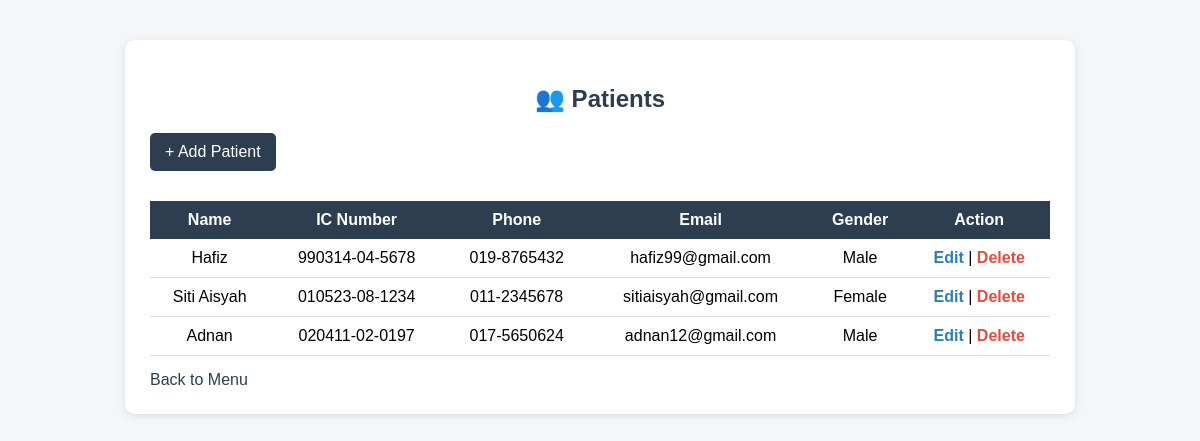
The app's page /patient/view_patients.php with its own data.
### tables this page shows
CREATE TABLE patient (
    patient_id INT AUTO_INCREMENT PRIMARY KEY,
    name VARCHAR(100) NOT NULL,
    ic_number VARCHAR(20) NOT NULL UNIQUE,
    phone VARCHAR(20),
    email VARCHAR(100),
    gender ENUM('Male', 'Female', 'Other'),
    address TEXT,
    created_at TIMESTAMP DEFAULT CURRENT_TIMESTAMP
);

### patient/view_patients.php (the view, shortened to what this page needs)
<?php
include '../config/database.php';
$result = mysqli_query($conn, "SELECT * FROM patient ORDER BY patient_id DESC");
?>
<!DOCTYPE html>
<html>
<head>
</head>
<body>
<div class="container">
    <h2>👥 Patients</h2>
    <div class="top">
        <a class="button" href="add_patient.php">+ Add Patient</a>
    </div>
    <table>
        <tr>
            <th>Name</th>
            <th>IC Number</th>
            <th>Phone</th>
            <th>Email</th>
            <th>Gender</th>
            <th>Action</th>
        </tr>
        <?php while ($row = mysqli_fetch_assoc($result)) { ?>
        <tr>
            <td><?php echo $row['name']; ?></td>
            <td><?php echo $row['ic_number']; ?></td>
            <td><?php echo $row['phone']; ?></td>
            <td><?php echo $row['email']; ?></td>
            <td><?php echo $row['gender']; ?></td>
            <td>
                <a class="edit" href="edit_patient.php?id=<?php echo $row['patient_id']; ?>">Edit</a> |
                <a class="delete"
                   onclick="return confirm('Delete this patient?');"
                   href="delete_patient.php?id=<?php echo $row['patient_id']; ?>">
                   Delete
                </a>
            </td>
        </tr>
        <?php } ?>
    </table>
    <a class="back" href="../index.php">Back to Menu</a>
</div>
</body>
</html>

### patient/view_patients.php (style rules this page uses)
body { font-family: Arial; background: #f4f6f9; margin: 0; }
.container { width: 90%; max-width: 900px; margin: 40px auto; background: white; padding: 25px; border-radius: 10px; box-shadow: 0 2px 10px rgba(0,0,0,0.1); }
h2 { text-align: center; color: #2c3e50; }
a.button { display: inline-block; padding: 10px 15px; background: #2c3e50; color: white; text-decoration: none; border-radius: 5px; margin-bottom: 15px; }
table { width: 100%; border-collapse: collapse; }
th { background: #2c3e50; color: white; padding: 10px; }
td { padding: 10px; text-align: center; border-bottom: 1px solid #ddd; }
.edit { color: #2980b9; font-weight: bold; text-decoration: none; }
.delete { color: #e74c3c; font-weight: bold; text-decoration: none; }
.top { display: flex; justify-content: space-between; margin-bottom: 15px; }
.back { display: inline-block; margin-top: 15px; text-decoration: none; color: #2c3e50; }

### records on screen
patient: name "Hafiz", ic_number "990314-04-5678", phone "019-8765432", email "hafiz99@gmail.com", gender "Male"
patient: name "Siti Aisyah", ic_number "010523-08-1234", phone "011-2345678", email "sitiaisyah@gmail.com", gender "Female"
patient: name "Adnan", ic_number "020411-02-0197", phone "017-5650624", email "adnan12@gmail.com", gender "Male"
